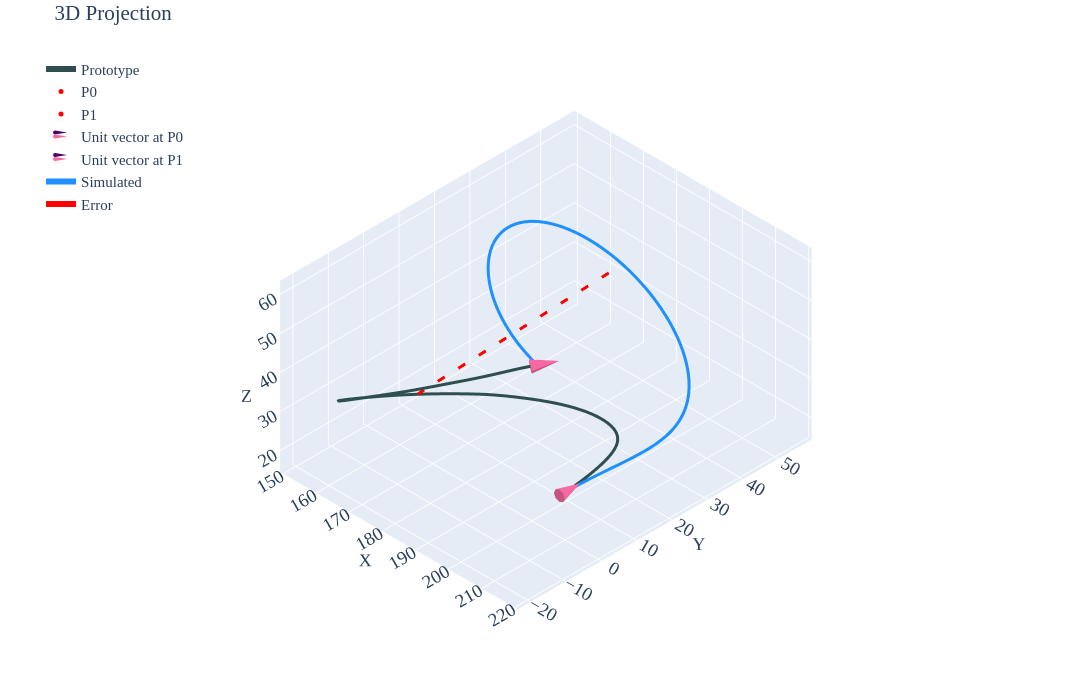

The cell this chart's notebook holds for it:
### Code cell
df=pd.read_csv('../data/2810/p1-case2.csv')
prt=df.iloc[10:,2:].reset_index(drop=True)
p0=df.iloc[5,2:].values.astype(float)   
p1=df.iloc[6,2:].values.astype(float)   
u0=df.iloc[8,2:].values.astype(float)*df.iloc[2,1]   
u1=df.iloc[9,2:].values.astype(float)*df.iloc[3,1]   
siml=pd.DataFrame(final_rod_position.T,columns=['X','Y','Z'])
fig=utils.plotter(prt.values,p0,p1,u0,u1,x_label='Prototype',spl1=siml.values,spl1_label='Simulated',cne=6,intr='d') 
a=df.iloc[59,2:] 
b=siml.iloc[50] 
fig.add_trace(go.Scatter3d(x=[a[0],b[0]],y=[a[1],b[1]],z=[a[2],b[2]],mode='lines',name='Error',line=dict(color='red',width=6,dash='longdash'))) 
fig.show()
pio.write_html(fig,'html/p1-case2.html')
siml.to_csv('data/p1-case2.csv',index=False)
